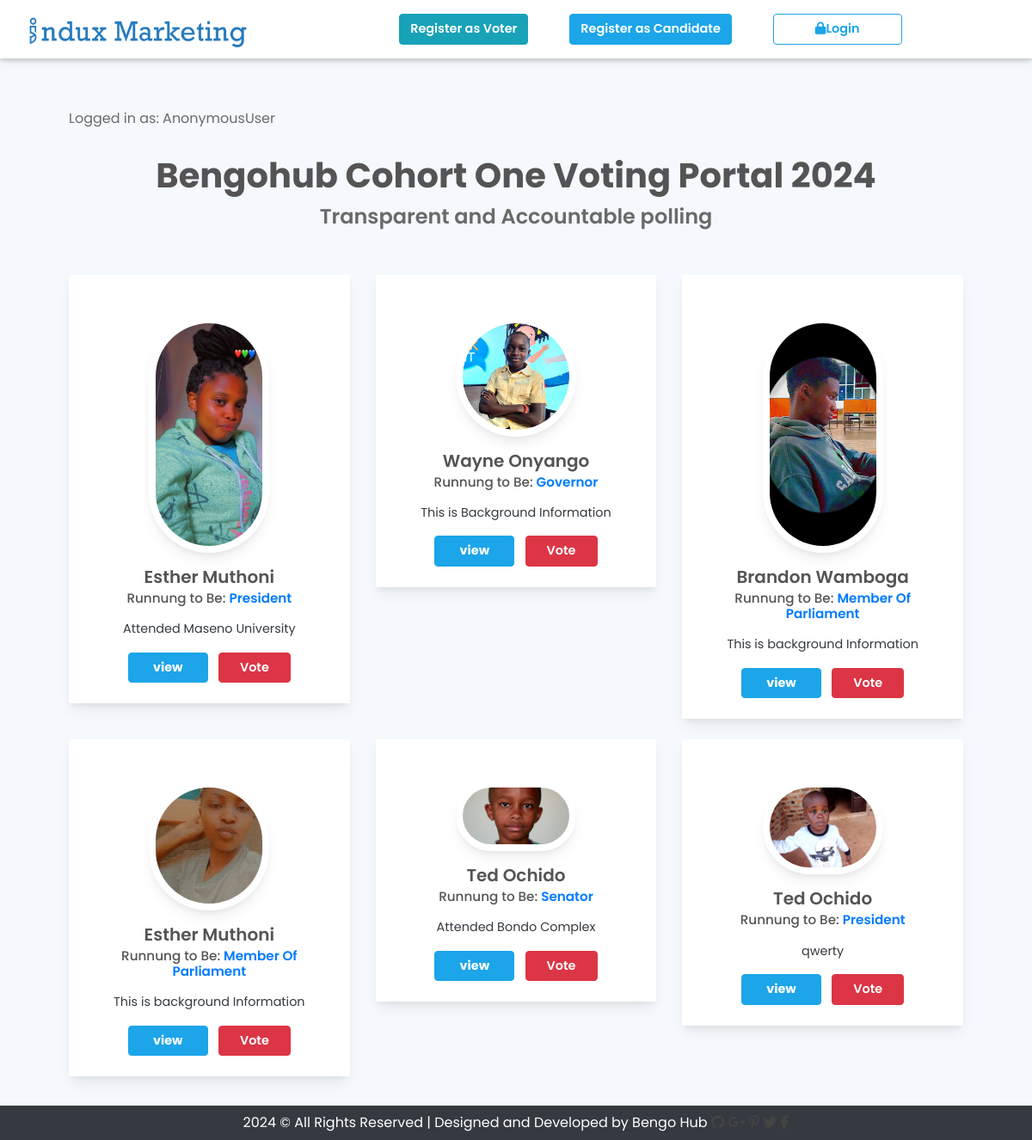
Before: /home/ with the older database file.
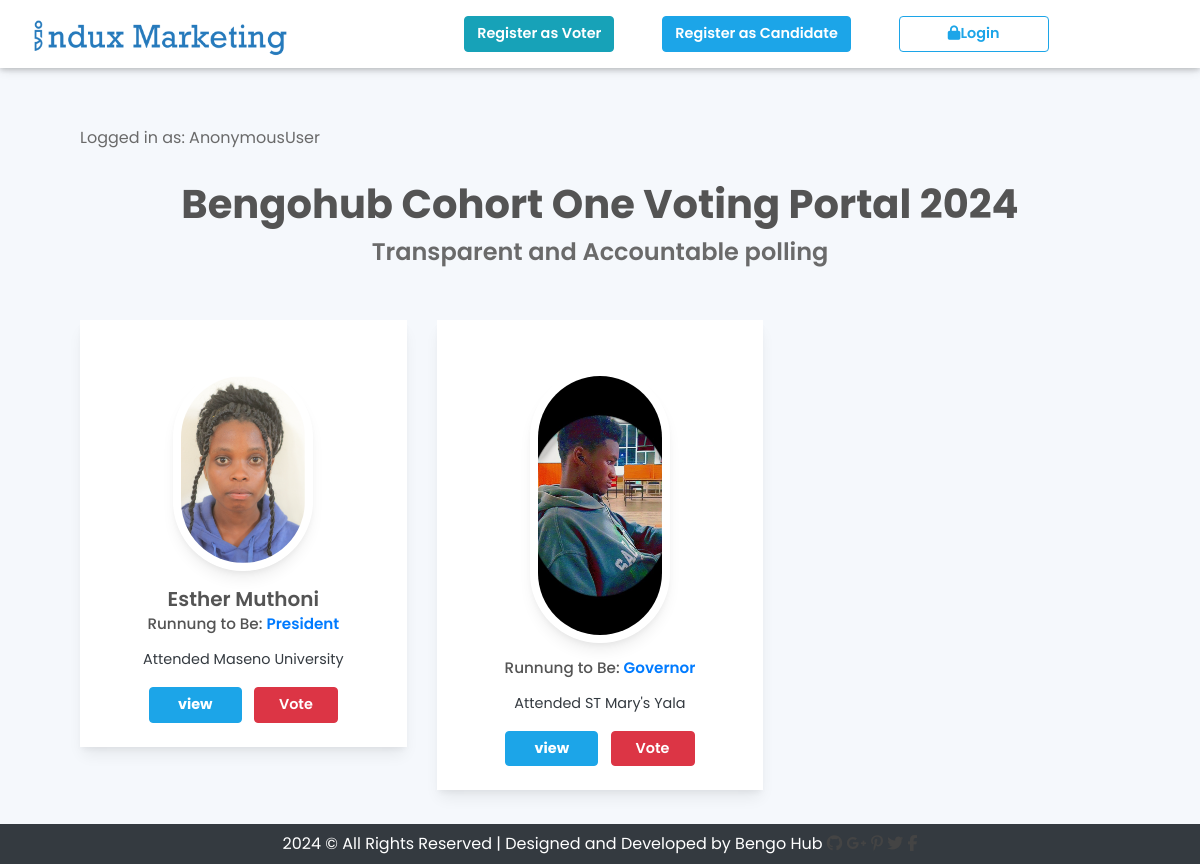
After: the same page with the newer database file.
### Accounts/models.py (models this page shows, shortened)
class Candidate(models.Model):
    user = models.ForeignKey(User, on_delete = models.CASCADE)
    post = models.ForeignKey("Post", on_delete=models.CASCADE, related_name="candidates")
    background_info = models.TextField()
    manifesto = models.TextField()
    photo = models.ImageField(upload_to = "Candidate/photo", null=True, blank=True)
    votes = models.ManyToManyField("Vote", blank=True)
    def display_photo(self):
        return self.photo.url if self.photo else '/static/assets/images/default.png'

class Post(models.Model):
    POST_CHOICES = (
        ("P", "President"),
        ("G", "Governor"),
        ("S", "Senator"),
        ("MP", "Member Of Parliament"),
    )
    title = models.CharField(max_length=100,choices=POST_CHOICES,verbose_name=('Post Vieing For:'),help_text='Select post')

### polls/views.py (the view)
# urls.py: 2. Add a URL to urlpatterns:  path('', views.home, name='home')
def home(request):
    candidate_poll = Candidate.objects.all()
    context = {
        'Candidate': candidate_poll
    }
    return render(request, 'polls/index.html', context)

### polls/templates/polls/index.html (shortened to what this page needs)
{% extends 'core/base.html' %}
{% block content %}
        <div class="container-xl big-padding">
        <p>Logged in as: {{ request.user }}</p>
            <div class="row section-title">
                <h2 class="fs-1 fw-bolder font-awesome">Bengohub Cohort One Voting Portal {% now 'Y' %}</h2>
                <p class="fs-4 fw-bold">Transparent and Accountable polling</p>
            </div>
            <div class="row">
                {% for x in Candidate %}
                    <div class="col-lg-4 col-md-6">
                        <div class="text-white text-center mb-4 votcard shadow-md bg-white p-4 pt-5">
                            <img class="rounded-pill shadow-md p-2" src="{{x.display_photo}}" alt="">
                            <h4 class="mt-3 fs-5 mb-1 fw-bold">{{x.user.first_name}} {{x.user.last_name}}</h4>
                            <h6 class="fs-7">Runnung to Be: <span class="text-primary fw-bold">{{x.post.get_title_display}}</span></h6>
                            <p class="text-dark mt-3 mb-3 fs-8">{{x.background_info|truncatewords:42}}</p>
                            <button data-bs-toggle="modal" data-bs-target="#exampleModal" class="btn btn-primary fw-bolder fs-8 mul d-inline-block col-lg-4 col-md-3  px-4 fs-8">view</button>
                            <a class="btn btn-danger fw-bold fs-8 px-4 ms-2" href="{% url 'vote' x.id x.post.id %}">Vote</a>
                        </div>
                    </div>
                {% endfor %}
            </div>
{% endblock %}

### templates/core/base.html (shortened to what this page needs)
<!doctype html>
{% load static %}
    <html lang="en">
    <head>
        <link rel="stylesheet" href="{% static 'assets/css/bootstrap.min.css' %}">
        <link rel="stylesheet" href="https://cdn.jsdelivr.net/npm/bootstrap-icons@1.9.1/font/bootstrap-icons.css">
        <link rel="stylesheet" href="https://maxcdn.bootstrapcdn.com/bootstrap/4.0.0/css/bootstrap.min.css">
        <link rel="stylesheet" type="text/css" href="{% static 'assets/css/style.css' %}" />
        <link rel="stylesheet" href="{% static 'font-awesome/css/font-awesome.min.css' %}">
    </head>
    <body>
        <div class="header container-fluid bg-white">
            <div id="menu-jk" class="nav-col text-white shadow-md mb-3">
                <div class="container">
                    <div class="row">
                        <div class="col-lg-3 pt-2 pb-2 align-items-start">
                            <a href="{% url 'home' %}">
                            <img class="max-230 mt-2" src="{% static 'assets/images/logo.png' %}" alt="" />
                            </a>
                        </div>
                        <div id="menu" class="col-lg-8 d-none d-lg-block">
                            <ul class="float-end mul d-inline-block">
                                {% if not request.user.is_authenticated %}
                                <li class="float-md-start px-4 pe-1 py-3">
                                    <a class="btn fw-bold fs-8 btn-info" href="{% url 'voter_register' %}">Register as Voter</a>
                                </li>
                                <li class="float-md-start px-4 pe-1 py-3">
                                    <a class="btn fw-bold fs-8 btn-primary" href="{% url 'register_candidate' %}">Register as Candidate</a>
                                </li>
                                <li class="float-md-start px-4 pe-1 py-3">
                                    <a class="btn fw-bold fs-8 btn-outline-primary px-5" href="{% url 'login' %}"><i class="fa fa-lock" aria-hidden="true"></i>Login</a>
                                </li>
                                {% endif %}
                            </ul>
                        </div>
                    </div>
                </div>
            </div>
        </div>
        <div class="align-content-between justify-content-center align-content-center align-items-center mt-2">
        {% block content %}
        {% endblock content %}
        </div>
        <div class="footer fixed-bottom bg-dark text-light text-center py-2">
            <div class="container">
                <a href="https://www.smarteyeapps.com/" style="color: white;">{% now 'Y' %} &copy; All Rights Reserved | Designed and Developed by Bengo Hub</a>
                <span>
                    <a href=""><i class="fab fa-github"></i></a>
                    <a href=""><i class="fab fa-google-plus-g"></i></a>
                    <a href="https://in.pinterest.com/prabnr/pins/"><i class="fab fa-pinterest-p"></i></a>
                    <a href="https://twitter.com/prabinraja89"><i class="fab fa-twitter"></i></a>
                    <a href="https://www.facebook.com/freewebtemplatesbysmarteye"><i class="fab fa-facebook-f"></i></a>
                </span>
            </div>
        </div>
    </body>
</html>

### static/assets/css/style.css (style rules this page uses)
.text-primary { color: #1ca5e8; }
* { margin: 0px; padding: 0px; list-style: none; }
img { max-width: 100%; }
a { text-decoration: none; outline: none; color: #444; }
ul { margin-bottom: 0; padding-left: 0; }
html, body { height: 100%; font-family: "Poppins"; }
p { margin-bottom: 0px; width: 100%; }
::placeholder { color: #747f8a !important; font-size: 13px; opacity: 0.5 !important; }
.container-fluid { padding: 0px; }
h1, h2, h3, h4, h5, h6 { color: #545454; }
body { background-color: #f5f8fc !important; -webkit-font-smoothing: antialiased; -moz-osx-font-smoothing: grayscale; text-rendering: optimizeLegibility; color: #6A6A6A; overflow-x: hidden; }
.section-title { padding: 30px; margin: 0px; margin-bottom: 20px; }
.section-title h2 { width: 100%; text-align: center; font-weight: 600; margin-bottom: 0px; }
.section-title p { max-width: 850px; text-align: center; float: none; margin: auto; font-size: 0.9rem; margin-top: 6px; }
.btn-primary { background-color: #1ca5e8; border-color: #1ca5e8; }
.btn-outline-primary { border-color: #1ca5e8; color: #1ca5e8; }
.container { max-width: 1170px; }
.big-padding { padding: 50px; }
.shadow-md { box-shadow: 0 10px 15px -3px rgba(0, 0, 0, 0.07), 0 4px 6px -2px rgba(0, 0, 0, 0.05); }
.scroll-to-fixed-fixed { box-shadow: 0 2px 5px 0 rgba(0, 0, 0, 0.16), 0 2px 10px 0 rgba(0, 0, 0, 0.12); }
.fs-7 { font-size: 0.95rem; }
.fs-8 { font-size: 0.9rem; }
.fw-bold { font-weight: 600 !important; }
.max-230 { max-width: 230px; }
.max-230 { max-width: 260px; }
.votcard img { width: 140px; }
.scroll-to-fixed-fixed { background-color: #FFF; }

Changed rows visible on the page:
removed Candidate: display_photo (picture), user.first_name "Brandon", user.last_name "Wamboga", post "Member Of Parliament", background_info "This is background Information"
removed Candidate: display_photo (picture), user.first_name "Esther", user.last_name "Muthoni", post "Member Of Parliament", background_info "This is background Information"
removed Candidate: display_photo (picture), user.first_name "Ted", user.last_name "Ochido", post "Senator", background_info "Attended Bondo Complex"
removed Candidate: display_photo (picture), user.first_name "Ted", user.last_name "Ochido", post "President", background_info "qwerty"
changed Candidate "Attended Maseno University": display_photo: a different picture
changed Candidate "Governor": display_photo: a different picture; background_info "This is Background Information" → "Attended ST Mary's Yala"; user.first_name "Wayne" → (not shown); user.last_name "Onyango" → (not shown)
